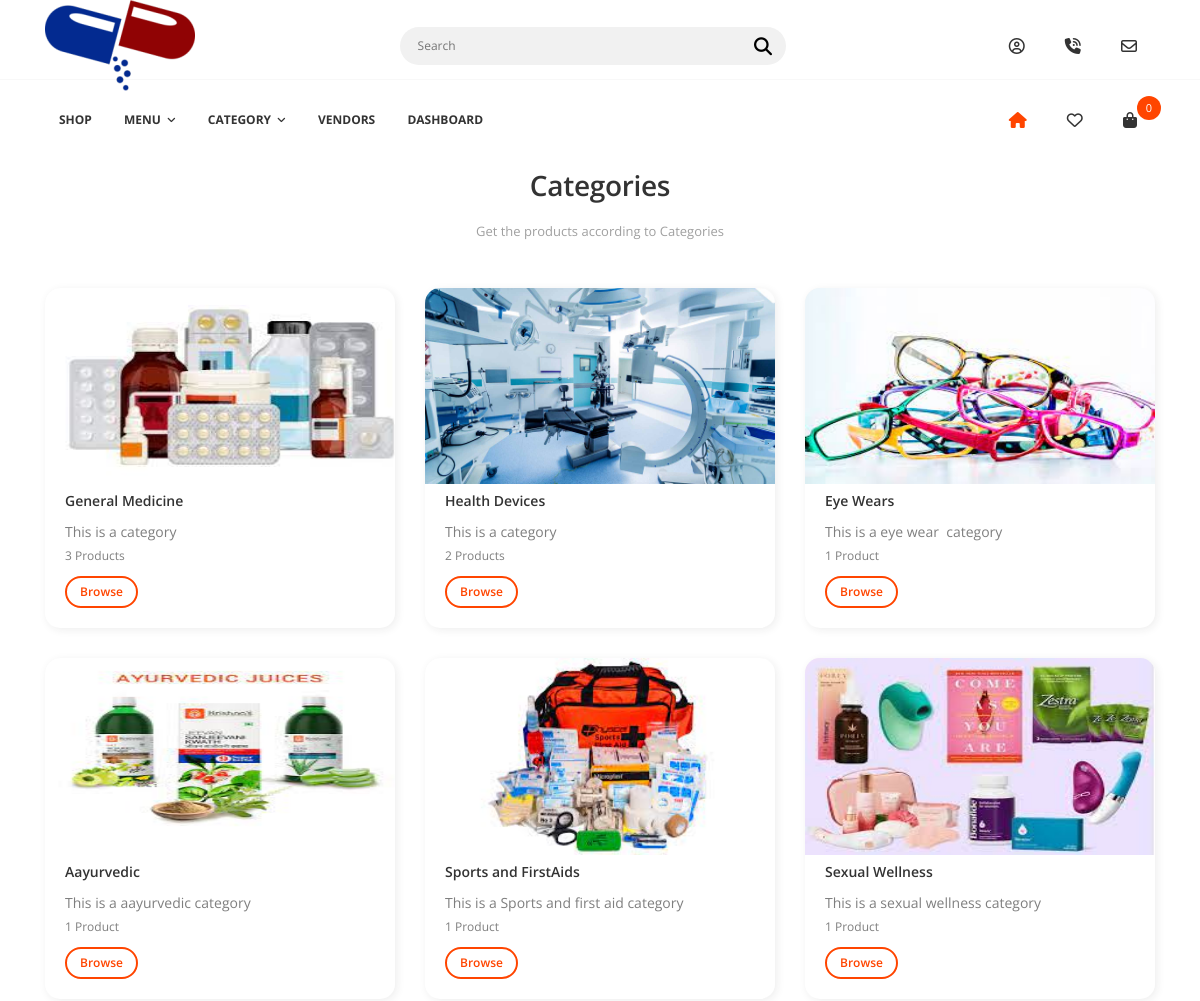
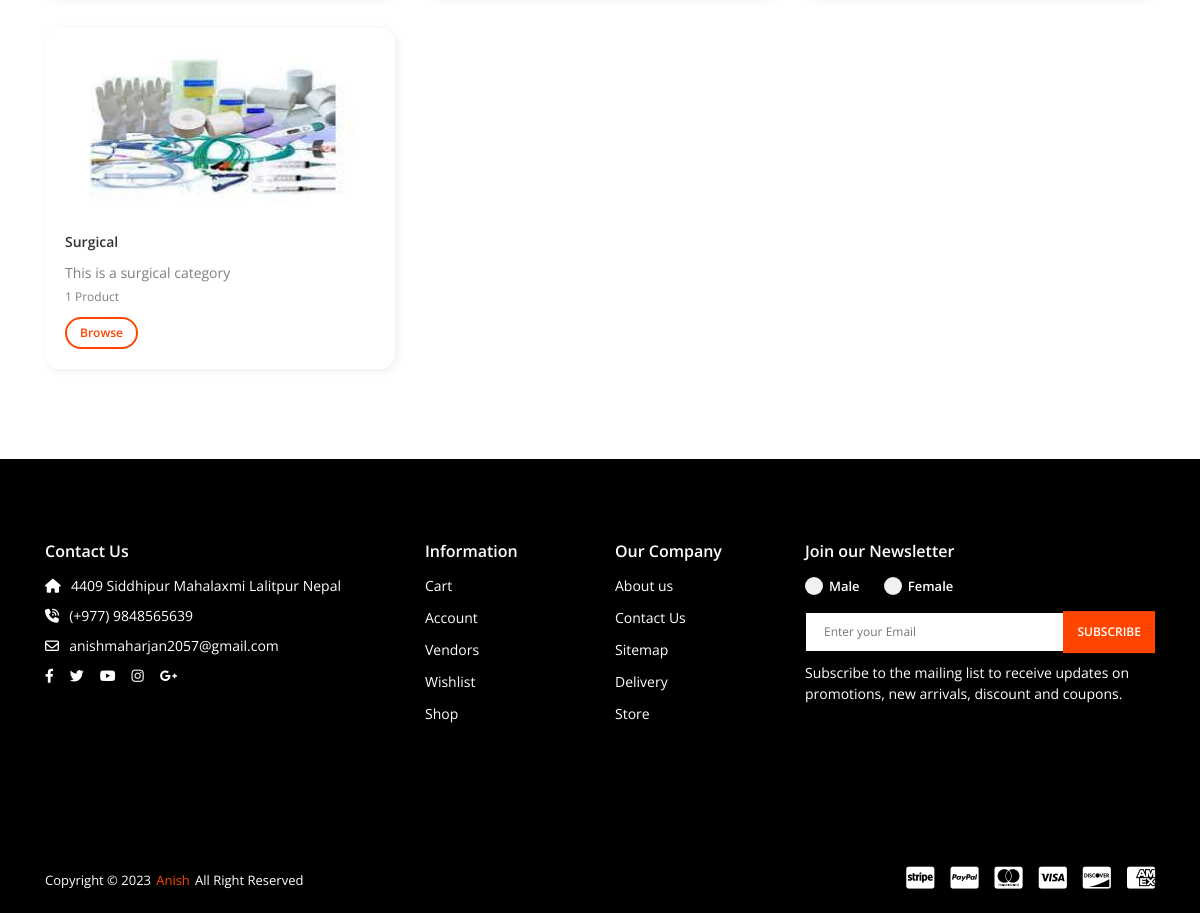
The page /category/ on the database its author committed (2 pictures, top to bottom).
### core/models.py (models this page shows, shortened)
class Category(models.Model):
    cid = ShortUUIDField(unique=True, length=10, max_length=20, prefix="cat", alphabet="abcdefgh12345")
    user= models.ForeignKey(User, on_delete= models.SET_NULL, null=True)
    title = models.CharField(max_length=100, default="Medicine")
    subtitle = models.CharField(max_length=100, default="General Medicine", null=True)
    image = models.ImageField(upload_to=user_directory_path, default="category.jpg")
    description = RichTextUploadingField(null=True, blank=True, default="This is a category")
    class Meta:
        verbose_name_plural = "Categories"

### core/views.py (the view)
# urls.py: path('category/', category_list_view, name="category-list"),
def category_list_view(request):
    categories = Category.objects.all().annotate(product_count= Count("category"))
    context = {
        "categories": categories,
    }
    return render(request, 'core/category-list.html', context)

### core/context_processor.py (called while the page is built)
def default(request):
    categories = Category.objects.all()
    subcategories = SubCategory.objects.all()
    listcategories = ListCategory.objects.all()
    products = Product.objects.all()
    try:
        address = Address.objects.get(user= request.user)
    except:
        address=None
    return{
        'categories': categories,
        'subcategories': subcategories,
        'listcategories': listcategories,
        'address': address,
        'products': products,
    }

### templates/core/category-list.html
{% extends 'partials/base.html' %}
{% load static %}
{% block content %}
<div class="u-s-p-b-60">
    <div class="section__intro u-s-m-b-46">
        <div class="container">
            <div class="row">
                <div class="col-lg-12">
                    <div class="section__text-wrap">
                        <h1 class="section__heading u-c-secondary u-s-m-b-12">Categories</h1>
                        <span class="section__span u-c-silver">Get the products according to Categories</span>
                    </div>
                </div>
            </div>
        </div>
    </div>
    <div class="section__content">
        <div class="container">
            <div class="row">
                {% for c in categories %}
                    <div class="col-lg-4 col-md-6 u-s-m-b-30">
                        <div class="bp-mini bp-mini--img u-h-100">
                            <div class="bp-mini__thumbnail">
                            <a class="aspect aspect--bg-grey aspect--1366-768 u-d-block" href="{% url 'core:subcategory-list' c.cid %}">
                                <img class="aspect__img" src="{{ c.image.url }}" alt=""></a>
                            </div>
                            <div class="bp-mini__content">
                                <span class="bp-mini__h1">
                                    <a href="blog-detail.html">{{c.title}}</a>
                                </span>
                                <p class="bp-mini__p">{{ c.description|truncatewords:"200"| safe }}</p>
                                <p class="bp-mini__p">{{ c.category.count }} Product{{c.category.count| pluralize}}</p>
                                <div class="blog-t-w">
                                    <a class="gl-tag btn--e-transparent-hover-brand-b-2" href="{% url 'core:subcategory-list' c.cid %}">Browse</a>
                                </div>
                            </div>
                        </div>
                    </div>
                {% endfor %}
            </div>
        </div>
    </div>
</div>
{% endblock content %}

### templates/partials/base.html (shortened to what this page needs)
{% load static %}
<!DOCTYPE html>
<html class="no-js" lang="en">
<head>
    <link rel="stylesheet" href="{% static 'assets/css/vendor.css' %}">
    <link rel="stylesheet" href="https://cdnjs.cloudflare.com/ajax/libs/font-awesome/6.4.0/css/all.min.css" />
    <link rel="stylesheet" href="{% static 'assets/css/utility.css' %}">
    <link rel="stylesheet" href="{% static 'assets/css/app.css' %}">
</head>
<body class="config">
    <div id="app">
        <header class="header--style-1">
            <nav class="primary-nav primary-nav-wrapper--border">
                <div class="container">
                    <div class="primary-nav">
                        <a class="main-logo" href="index.html">
                            <img src="{% static 'assets/images/logo/logo-1.png' %}" alt=""></a>
                        <form class="main-form" action="{% url 'core:search' %}" method="GET">
                            <input class="input-text input-text--border-radius input-text--style-1" type="text" id="main-search" placeholder="Search" name="q">
                            <button class="btn btn--icon fas fa-search main-search-button" type="submit"></button></form>
                        <div class="menu-init" id="navigation">
                            <div class="ah-lg-mode">
                                <ul class="ah-list ah-list--design1 ah-list--link-color-secondary">
                                    <li class="has-dropdown" data-tooltip="tooltip" data-placement="left" title="Account">
                                        <a><i class="far fa-user-circle"></i></a>
                                    </li>
                                    <li data-tooltip="tooltip" data-placement="left" title="Contact">
                                        <a href="tel:+9779848565639"><i class="fas fa-phone-volume"></i></a></li>
                                    <li data-tooltip="tooltip" data-placement="left" title="Mail">
                                        <a href="mailto:anishmaharjan2057@gmail.com"><i class="far fa-envelope"></i></a></li>
                                </ul>
                            </div>
                        </div>
                    </div>
                </div>
            </nav>
            <nav class="secondary-nav-wrapper">
                <div class="container">
                    <div class="secondary-nav">
                        <div class="menu-init" id="navigation2">
                            <div class="ah-lg-mode">
                                <ul class="ah-list ah-list--design2 ah-list--link-color-secondary">
                                    <li>
                                        <a href="{% url 'core:product-list' %}">SHOP</a></li>
                                    <li class="has-dropdown">
                                        <a>MENU<i class="fas fa-angle-down u-s-m-l-6"></i></a>
                                    </li>
                                    <li class="has-dropdown">
                                        <a>CATEGORY<i class="fas fa-angle-down u-s-m-l-6"></i></a>
                                    </li>
                                    <li class="has-dropdown">
                                        <a href="{% url "core:vendor-list" %}">VENDORS</a>
                                    </li>
                                    <li class="has-dropdown">
                                        <a href="{% url "core:dashboard" %}">DASHBOARD</a>
                                    </li>
                                </ul>
                            </div>
                        </div>
                        <div class="menu-init" id="navigation3">
                            <div class="ah-lg-mode">
                                <ul class="ah-list ah-list--design1 ah-list--link-color-secondary">
                                    <li>
                                        <a href="{% url 'core:index' %}"><i class="fas fa-home u-c-brand"></i></a></li>
                                    <li>
                                        <a href="{% url 'core:wishlist' %}"><i class="far fa-heart"></i></a></li>
                                    <li class="has-dropdown">
                                        <a class="mini-cart-shop-link" href="{% url 'core:cart' %}"><i class="fas fa-shopping-bag"></i>
                                            <span class="total-item-round cart-items-count ">{{ request.session.cart_data_obj|length }}</span></a>
                                    </li>
                                </ul>
                            </div>
                        </div>
                    </div>
                </div>
            </nav>
        </header>
{% block content %}
{% endblock content %}
    <footer>
        <div class="outer-footer">
            <div class="container">
                <div class="row">
                    <div class="col-lg-4 col-md-6">
                        <div class="outer-footer__content u-s-m-b-40">
                            <span class="outer-footer__content-title">Contact Us</span>
                            <div class="outer-footer__text-wrap"><i class="fas fa-home"></i>
                                <span>4409 Siddhipur Mahalaxmi Lalitpur Nepal</span></div>
                            <div class="outer-footer__text-wrap"><i class="fas fa-phone-volume"></i>
                                <span>(+977) 9848565639</span></div>
                            <div class="outer-footer__text-wrap"><i class="far fa-envelope"></i>
                                <span>anishmaharjan2057@gmail.com</span></div>
                            <div class="outer-footer__social">
                                <ul>
                                    <li>
                                        <a class="s-fb--color-hover" href="#"><i class="fab fa-facebook-f"></i></a></li>
                                    <li>
                                        <a class="s-tw--color-hover" href="#"><i class="fab fa-twitter"></i></a></li>
                                    <li>
                                        <a class="s-youtube--color-hover" href="#"><i class="fab fa-youtube"></i></a></li>
                                    <li>
                                        <a class="s-insta--color-hover" href="#"><i class="fab fa-instagram"></i></a></li>
                                    <li>
                                        <a class="s-gplus--color-hover" href="#"><i class="fab fa-google-plus-g"></i></a></li>
                                </ul>
                            </div>
                        </div>
                    </div>
                    <div class="col-lg-4 col-md-6">
                        <div class="row">
                            <div class="col-lg-6 col-md-6">
                                <div class="outer-footer__content u-s-m-b-40">
                                    <span class="outer-footer__content-title">Information</span>
                                    <div class="outer-footer__list-wrap">
                                        <ul>
                                            <li>
                                                <a href="{% url 'core:cart' %}">Cart</a></li>
                                            <li>
                                                <a href="{% url 'core:dashboard' %}">Account</a></li>
                                            <li>
                                                <a href="{% url 'core:vendor-list' %}">Vendors</a></li>
                                            <li>
                                                <a href="{% url 'core:wishlist' %}">Wishlist</a></li>
                                            <li>
                                                <a href="{% url 'core:product-list' %}">Shop</a></li>
                                        </ul>
                                    </div>
                                </div>
                            </div>
                            <div class="col-lg-6 col-md-6">
                                <div class="outer-footer__content u-s-m-b-40">
                                    <div class="outer-footer__list-wrap">
                                        <span class="outer-footer__content-title">Our Company</span>
                                        <ul>
                                            <li>
                                                <a href="#">About us</a></li>
                                            <li>
                                                <a href="contact.html">Contact Us</a></li>
                                            <li>
                                                <a href="index.html">Sitemap</a></li>
                                            <li>
                                                <a href="dash-my-order.html">Delivery</a></li>
                                            <li>
                                                <a href="shop-side-version-2.html">Store</a></li>
                                        </ul>
                                    </div>
                                </div>
                            </div>
                        </div>
                    </div>
                    <div class="col-lg-4 col-md-12">
                        <div class="outer-footer__content">
                            <span class="outer-footer__content-title">Join our Newsletter</span>
                            <form class="newsletter">
                                <div class="u-s-m-b-15">
                                    <div class="radio-box newsletter__radio">
                                        <div class="radio-box__state radio-box__state--primary">
                                            <label class="radio-box__label" for="male">Male</label></div>
                                    </div>
                                    <div class="radio-box newsletter__radio">
                                        <div class="radio-box__state radio-box__state--primary">
                                            <label class="radio-box__label" for="female">Female</label></div>
                                    </div>
                                </div>
                                <div class="newsletter__group">
                                    <input class="input-text input-text--only-white" type="text" id="newsletter" placeholder="Enter your Email">
                                    <button class="btn btn--e-brand newsletter__btn" type="submit">SUBSCRIBE</button></div>
                                <span class="newsletter__text">Subscribe to the mailing list to receive updates on promotions, new arrivals, discount and coupons.</span>
                            </form>
                        </div>
                    </div>
                </div>
            </div>
        </div>
        <div class="lower-footer">
            <div class="container">
                <div class="row">
                    <div class="col-lg-12">
                        <div class="lower-footer__content">
                            <div class="lower-footer__copyright">
                                <span>Copyright © 2023</span>
                                <a href="index.html">Anish</a>
                                <span>All Right Reserved</span></div>
                            <div class="lower-footer__payment">
                                <ul>
                                    <li><i class="fab fa-cc-stripe"></i></li>
                                    <li><i class="fab fa-cc-paypal"></i></li>
                                    <li><i class="fab fa-cc-mastercard"></i></li>
                                    <li><i class="fab fa-cc-visa"></i></li>
                                    <li><i class="fab fa-cc-discover"></i></li>
                                    <li><i class="fab fa-cc-amex"></i></li>
                                </ul>
                            </div>
                        </div>
                    </div>
                </div>
            </div>
        </div>
    </footer>
</div>
</body>
</html>

### rows shown on the page
Category: image (picture), title "General Medicine", description "This is a category", category.count "3", category.count|pluralize "s"
Category: image (picture), title "Health Devices", description "This is a category", category.count "2", category.count|pluralize "s"
Category: image (picture), title "Eye Wears", description "This is a eye wear category", category.count "1"
Category: image (picture), title "Aayurvedic", description "This is a aayurvedic category", category.count "1"
Category: image (picture), title "Sports and FirstAids", description "This is a Sports and first aid category", category.count "1"
Category: image (picture), title "Sexual Wellness", description "This is a sexual wellness category", category.count "1"
Category: image (picture), title "Surgical", description "This is a surgical category", category.count "1"

### other values the page prints
{{ request.session.cart_data_obj|length }} "0"
